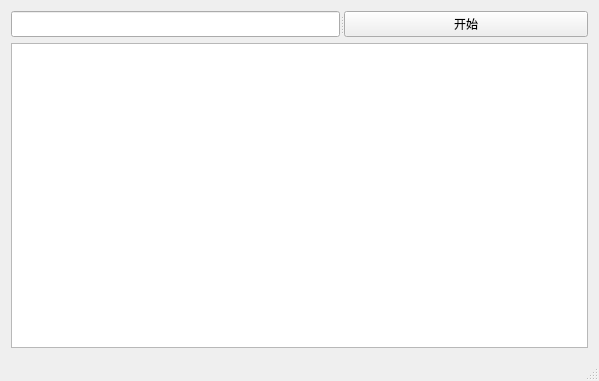
<?xml version="1.0" encoding="UTF-8"?>
<ui version="4.0">
 <class>Test_DBusClass</class>
 <widget class="QMainWindow" name="Test_DBusClass">
  <property name="geometry">
   <rect>
    <x>0</x>
    <y>0</y>
    <width>599</width>
    <height>381</height>
   </rect>
  </property>
  <property name="windowTitle">
   <string>Test_DBus</string>
  </property>
  <widget class="QWidget" name="centralWidget">
   <layout class="QGridLayout" name="gridLayout">
    <item row="0" column="0">
     <widget class="QSplitter" name="splitter">
      <property name="orientation">
       <enum>Qt::Horizontal</enum>
      </property>
      <widget class="QLineEdit" name="leText"/>
      <widget class="QPushButton" name="btnStart">
       <property name="text">
        <string>开始</string>
       </property>
      </widget>
     </widget>
    </item>
    <item row="1" column="0">
     <widget class="QPlainTextEdit" name="peList"/>
    </item>
   </layout>
  </widget>
  <widget class="QStatusBar" name="statusBar"/>
 </widget>
 <layoutdefault spacing="6" margin="11"/>
 <resources>
  <include location="Test_DBus.qrc"/>
 </resources>
 <connections/>
</ui>
